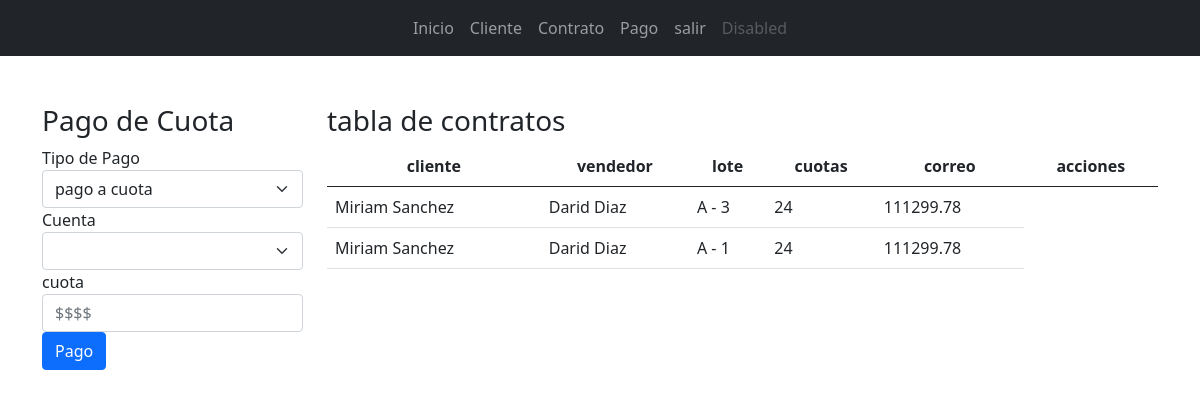
The app's page /pago/, older data.
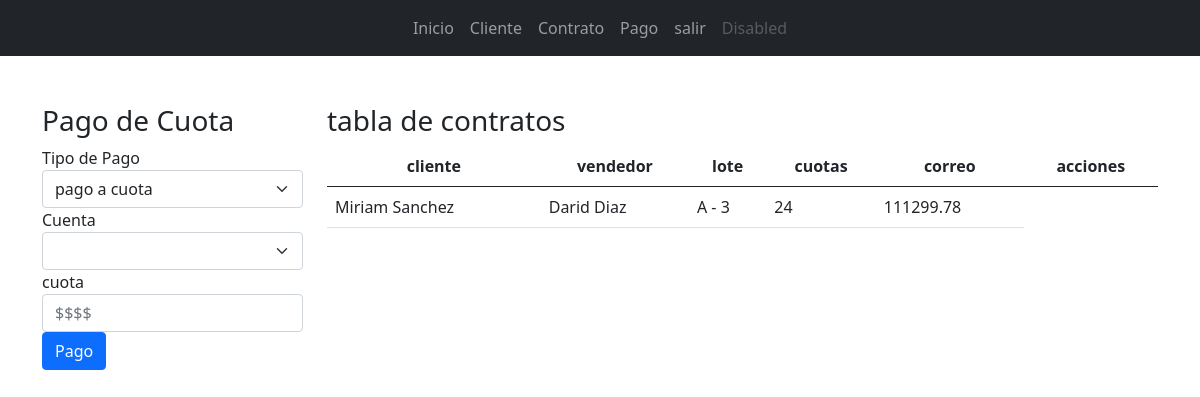
The same page, newer data.
### app_lotificadora/models.py (models this page shows, shortened)
class Contrato(models.Model):
    cliente = models.ForeignKey(Cliente,on_delete=models.CASCADE, null=True)
    vendedor = models.ForeignKey(Vendedor,on_delete=models.CASCADE, null=True)
    lote = models.ForeignKey(Lote,on_delete=models.CASCADE, null=True)
    cuotas = models.IntegerField(default=0)
    precio_cuota = models.FloatField(default=0)
    cuenta = models.ForeignKey(Cuenta,on_delete=models.CASCADE, null=True)

class Cliente(models.Model):
    dni = models.CharField(max_length=16)
    nombre = models.CharField(max_length=35)
    apellido = models.CharField(max_length=35)
    direccion = models.TextField()
    fecha = models.DateField()
    telefono = models.CharField(max_length=13)
    correo = models.EmailField(max_length=40)
    fecha_ingreso = models.DateField(auto_now_add=True, null=True)
    estado = models.BooleanField(default=True)
    user = models.OneToOneField(User, on_delete=models.CASCADE, null=True, blank=True)
    def __str__(self):
        return f'{self.nombre} {self.apellido}'

class Vendedor(models.Model):
    dni = models.CharField(max_length=16)
    nombre = models.CharField(max_length=35)
    apellido = models.CharField(max_length=35)
    direccion = models.TextField()
    fecha = models.DateField()
    telefono = models.CharField(max_length=13)
    correo = models.EmailField(max_length=40)
    fecha_ingreso = models.DateField(auto_now_add=True, null=True)
    estado = models.BooleanField(default=True)
    user = models.OneToOneField(User, on_delete=models.CASCADE, null=True, blank=True)
    def __str__(self):
        return f'{self.nombre} {self.apellido}'

class Lote(models.Model):
    nombre = models.CharField(max_length=35)
    sector = models.ForeignKey(Sector,on_delete=models.CASCADE, null=True)
    dimension = models.CharField(max_length=40, null=True, blank=True)
    precio = models.FloatField(default=0, null=True, blank=True)
    estado = models.BooleanField(null=True, blank=True)
    def __str__(self):
        return f'{self.sector} - {self.nombre}'

class Sector(models.Model):
    nombre = models.CharField(max_length=35)
    cantidad = models.FloatField(default=0, null=True, blank=True)
    ubicacion = models.CharField(max_length=40, null=True)
    def __str__(self):
        return self.nombre

### app_lotificadora/views.py (the view, shortened to what this page needs)
# urls.py: path('pago/', views.pago, name="pago"),
def pago(request):
    c = Cuenta.objects.all()
    co = Contrato.objects.all()
    ctx = {
        'Cuenta': c,
        'contrato': co,
    }
    return render(request, 'pago/pago.html', ctx)

### app_lotificadora/templates/pago/pago.html (shortened to what this page needs)
{% extends "base.html" %}
{% block container %}
<div class="row">
    <div class="col-md-3">
        <h3>Pago de Cuota</h3>
        <form action="" method="post" id="frm-pago">
            <div>
                <label for="cbo-pago">Tipo de Pago</label>
                <select name="cbo-pago" id="cbo-pago" class=form-select>
                    <option value="1">pago a cuota</option>
                </select>
            </div>
            <div>
                <label for="cbo-cuenta">Cuenta</label>
                <select name="cbo-cuenta" id="cbo-cuenta" class="form-select">
                </select>
            </div>
            <div>
                <label for="txt-cuota">cuota</label>
                <input name="txt-cuota" type="text" class="form-control" id="txt-cuota" placeholder="$$$$" required autofocus>
            </div>
            <div>
                <button type="submit" class="btn btn-primary">Pago</button>
            </div>
        </form>
    </div>
    <div class="col-md-9">
        <h3>tabla de contratos</h3>
            <div class="table-responsive">
                <table class="table table-hover">
                    <thead>
                        <tr class="text-center">
                            <th>cliente</th>
                            <th>vendedor</th>
                            <th>lote</th>
                            <th>cuotas</th>
                            <th>correo</th>
                            <th>acciones</th>
                        </tr>
                    </thead>
                    <tbody>
                        {% for c in contrato %}
                            <tr>
                                <td>{{c.cliente}}</td>
                                <td>{{c.vendedor}}</td>
                                <td>{{c.lote}}</td>
                                <td>{{c.cuotas}}</td>
                                <td>{{c.precio_cuota }}</td>
                            </tr>
                        {% empty %}
                            <div class="alert alert-danger">No se encuentran contratos</div>
                        {% endfor %}
                    </tbody>
                </table>
            </div>
    </div>
</div>
{% endblock  %}

Row changes from the older to the newer data that the page shows:
removed Contrato: cliente "Miriam Sanchez", vendedor "Darid Diaz", lote "A - 1", cuotas "24", precio_cuota "111299.78"
